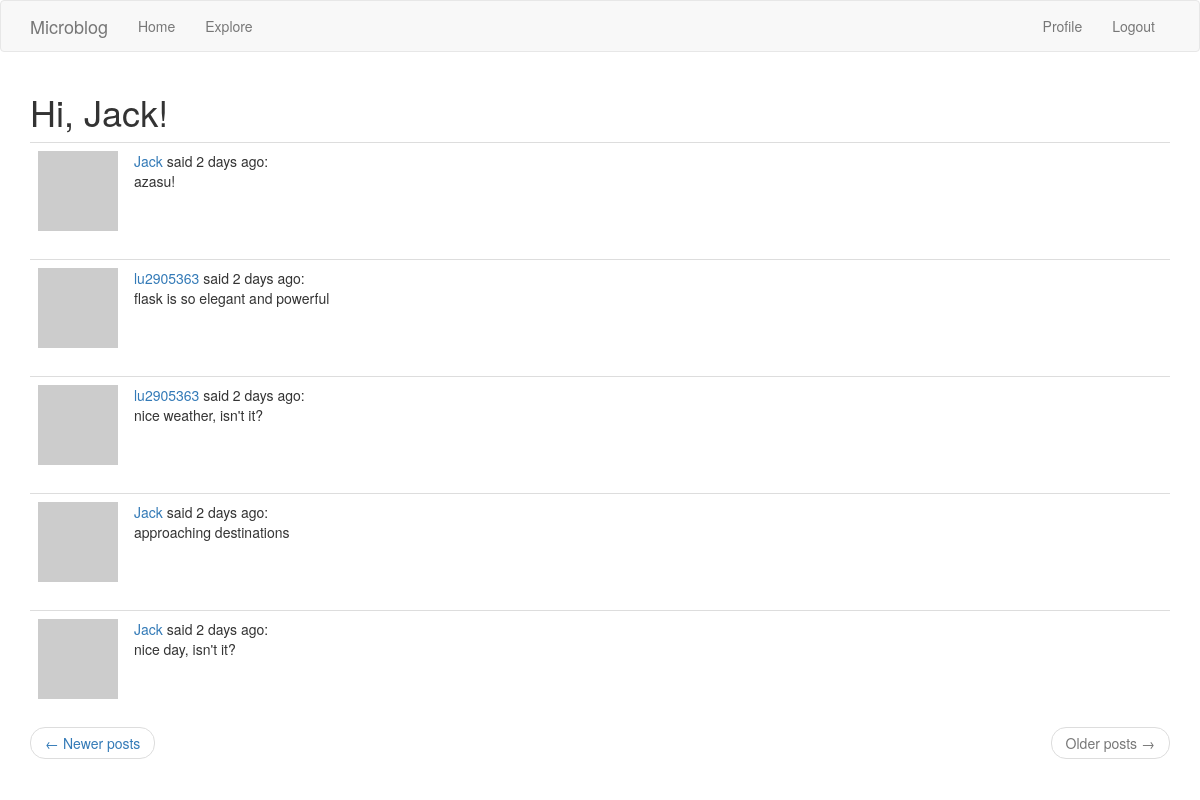
Screenshot of /explore?page=2 (signed in) with the database file from the repository.
### app/models.py (models this page shows, shortened)
class User(UserMixin, db.Model):
    id = db.Column(db.Integer, primary_key=True)
    username = db.Column(db.String(64), index=True, unique=True)
    email = db.Column(db.String(120), index=True, unique=True)
    password_hash = db.Column(db.String(128))
    posts = db.relationship('Post', backref='author', lazy='dynamic')
    about_me = db.Column(db.String(140))
    last_seen = db.Column(db.DateTime, default=datetime.utcnow())
    followed = db.relationship(
        'User', secondary=followers,  # right side entity of the relationship; configuring the association table
        primaryjoin=(followers.c.follower_id == id),
        secondaryjoin=(followers.c.followed_id == id),
        backref=db.backref('followers', lazy='dynamic'), lazy='dynamic')
    def avatar(self, size):
        digest = md5(self.email.lower().encode('utf-8')).hexdigest()
        return 'https://www.gravatar.com/avatar/{}?d=identicon&s={}'.format(
            digest, size)

class Post(db.Model):
    id = db.Column(db.Integer, primary_key=True)
    body = db.Column(db.String(140))
    timestamp = db.Column(db.DateTime, index=True, default=datetime.utcnow())
    user_id = db.Column(db.Integer, db.ForeignKey('user.id'))

### app/main/routes.py (the view)
@bp.route('/explore')
@login_required
def explore():
    page = request.args.get('page', 1, type=int)
    posts = Post.query.order_by(Post.timestamp.desc()).paginate(page, current_app.config['POST_PER_PAGE'], False)
    next_url = url_for('main.explore', page=posts.next_num) if posts.has_next else None
    prev_url = url_for('main.explore', page=posts.prev_num) if posts.has_prev else None
    return render_template('index.html', title='Explore some new friends', posts=posts.items, next_url=next_url,
                           prev_url=prev_url)

### app/main/routes.py (called while the page is built)
@bp.before_request
def before_request():
    if current_user.is_authenticated:
        current_user.last_seen = datetime.utcnow()
        db.session.commit()

### app/models.py (called while the page is built)
@login.user_loader
def load_user(id):
    return User.query.get(int(id))

### app/templates/index.html (shortened to what this page needs)
{% extends "base.html" %}
{% import 'bootstrap/wtf.html' as wtf %}
{% block app_content %}
    <h1>Hi, {{ current_user.username }}!</h1>
    {% for post in posts %}
        {% include '_post.html' %}
    {% endfor %}
    <nav aria-label="...">
        <ul class="pager">
            <li class="previous{% if not prev_url %} disabled{% endif %}">
                <a href="{{ prev_url or '#' }}">
                    <span aria-hidden="true">&larr;</span> Newer posts
                </a>
            </li>
            <li class="next{% if not next_url %} disabled{% endif %}">
                <a href="{{ next_url or '#' }}">
                    Older posts <span aria-hidden="true">&rarr;</span>
                </a>
            </li>
        </ul>
    </nav>
{% endblock %}

### app/templates/_post.html
    <table class="table table-hover">
        <tr>
            <td width="70px"><img src="{{ post.author.avatar(70) }}"></td>
            <td>
                <a href="{{ url_for('main.user', username=post.author.username) }}">
                    {{ post.author.username }}
                </a>said {{ moment(post.timestamp).fromNow()}}:<br>
                {{ post.body }}
            </td>
        </tr>
    </table>

### rows the page displays
User: username "Jack"
Post: author.username "Jack", timestamp "2 days ago", body "azasu!"
Post: author.username "lu2905363", timestamp "2 days ago", body "flask is so elegant and powerful"
Post: author.username "lu2905363", timestamp "2 days ago", body "nice weather, isn't it?"
Post: author.username "Jack", timestamp "2 days ago", body "approaching destinations"
Post: author.username "Jack", timestamp "2 days ago", body "nice day, isn't it?"
